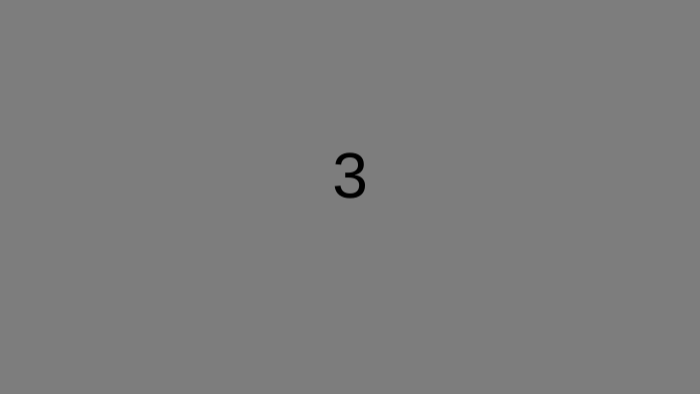
Frame 1 (no input)
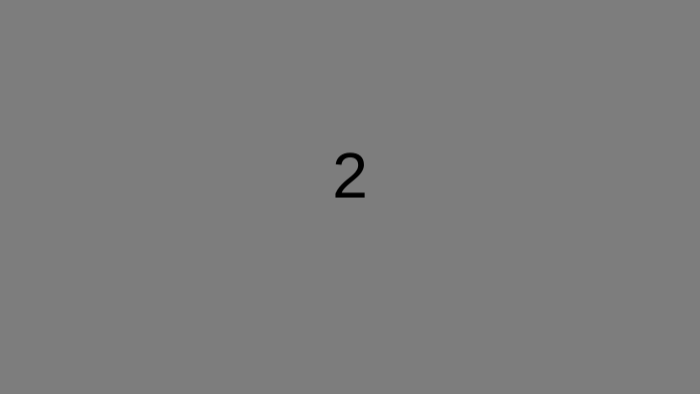
Frame 60 (no input)
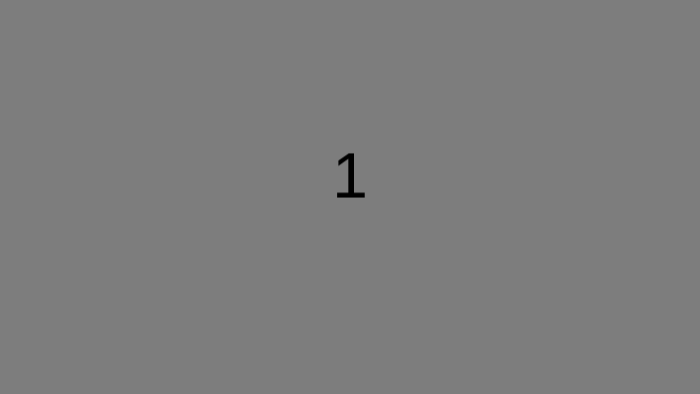
Frame 120 (the mouse pressed at the canvas centre since frame 60)

The p5.js sketch that drew these frames (run headless with seeded random() and noise() and a simulated clock; from frame 60 on, the mouse is pressed at the canvas centre):

// p5.js sketch
// ── sketch.js
function setup() {
	//Setup canvas
	width 						= 700;
	height 						= width/1.777777777778;
	createCanvas			(width,height);
	background				(125);
	
	//Game variables
	points 						= 0;
	textX						= 20;
	textY							= 20;
	textSize					(16);
	droneToFieldDist		= 0;
	pointBonus				= 0;
	gameTime					= 0;
	gameTimeOffset		=	0;
	gameLength				= 10;
	gameRunning			=false;
	gameReset				=true;
	//Drone variables
	posX							= width/2;
	posY							= height/2;
	droneWidth				= 20;
	droneHeight				= 20;
	radius						= 75;
	millisFactor				= 0.00025;
	speed						= 15;
	
	//Point field variables
	fieldX						= width/2;
	fieldY						= height/2;
	fieldWidth					= 75;
	fieldHeight					= 75;
	fieldAliveTime			= 0;	
	fieldaliveTimeTrigger	= 150;
		
    }

	    function draw() 
	{
		background			(125);
		keyTyped();

		//Game time
		gameTime = round(millis()/1000) - gameTimeOffset;
		
		//Game state
		if(gameRunning)
		{
			if(gameTime<gameLength)
			{
				gameLoop();
			}
			else
			{
				textAlign				(CENTER);
				text("Final score: "+points, (width/2), height/2);
				text("Press 'R' to play again", (width/2), (height/2)+16);
			}
		}
		if(gameReset)
		{
			resetGame()
		}
	}
	
	function keyTyped() 
	{
		  if (key  === 'r')
		  {
				gameRunning = false;
				gameReset = true;
				gameTimeOffset		=	round(millis()/1000);
		  }
		return false;
	}
	
	function resetGame()
	{
		textAlign					(CENTER);
		textSize					(64);
		
		//Countdown
		if(gameTime < 3)
		{
			text(3-gameTime, (width/2), height/2);
		}
		//Reset stuff and start game
		else
		{
			textSize				(16);
			gameTimeOffset	= round(millis()/1000);
			points 					= 0;
			droneToFieldDist	= 0;
			pointBonus			= 0;
			fieldAliveTime		= 0;	
			gameRunning 		= true;
			gameReset 			= false;
		}
	}
		
	function gameLoop()
	{
		//Field Control
	if (fieldAliveTime <= fieldaliveTimeTrigger){
		fieldAliveTime++;
		fill(200);
		ellipse(fieldX, fieldY, fieldWidth, fieldHeight);
		
	}
	else{
		fieldAliveTime = 0;
		fieldX = random(0+radius, width-fieldWidth-radius);
		fieldY = random(0+radius, height-fieldHeight-radius);
	}

	//Mousecontrol
	posX = (mouseX)+radius*cos(millis()*millisFactor*speed);
	posY = (mouseY)+radius*sin(millis()*millisFactor*speed);
	fill(255);
	ellipse(posX, posY, droneWidth, droneHeight);

	//Check if drone is inside point field
	//Count up points, and display on text.
	//Multiplier increases when closer to center of field
	droneToFieldDist = dist(posX,posY,fieldX,fieldY);
	if(droneToFieldDist<(fieldWidth/2-droneWidth/2))
	{
		pointBonus = round(map(droneToFieldDist,(fieldWidth/2-droneWidth/2),0,1,5))
		points+=pointBonus;
	}
	
	//Display Text
	textAlign					(LEFT);
	text("Time: "+(gameLength-gameTime),textX, textY);
	text("Points: "+points, textX, textY+16);
	text("Multiplier: "+pointBonus, textX, textY+32);
	
	}
	
